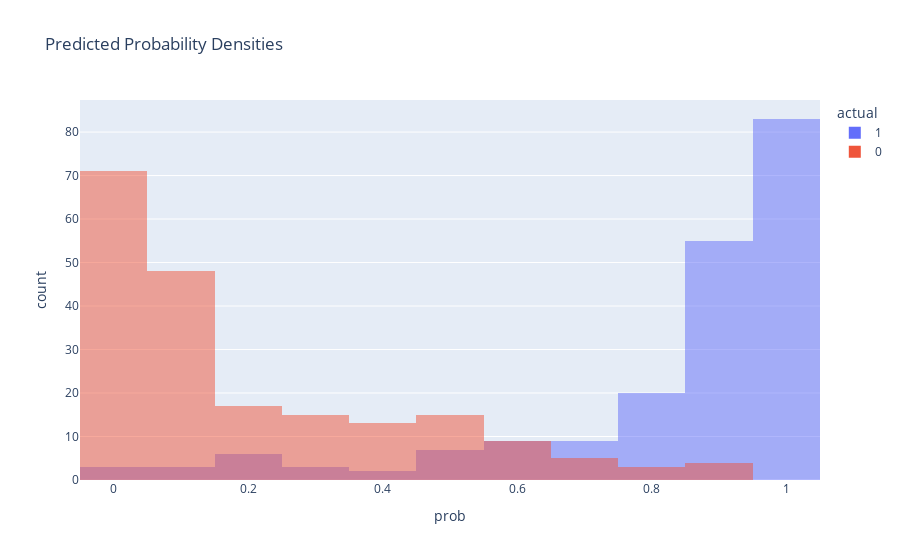

The code cell stored with this chart in its notebook:
### Code cell
# Predicted probability densities 
px.histogram(pred_val, x="prob", color="actual", opacity=0.5, barmode="overlay", title="Predicted Probability Densities")

### Figure 1 — Plotly figure (JSON) as saved in the notebook; plotly's stock layout.template omitted (floating-point values rounded to 4 significant figures; data arrays with more than 128 entries replaced by an {"elided": "..."} marker saying what was removed)
{"data": [{"alignmentgroup": "True", "bingroup": "x", "hovertemplate": "actual=1<br>prob=%{x}<br>count=%{y}<extra></extra>", "legendgroup": "1", "marker": {"color": "#636efa", "opacity": 0.5, "pattern": {"shape": ""}}, "name": "1", "offsetgroup": "1", "orientation": "v", "showlegend": true, "type": "histogram", "x": {"elided": "200 float values"}, "xaxis": "x", "yaxis": "y"}, {"alignmentgroup": "True", "bingroup": "x", "hovertemplate": "actual=0<br>prob=%{x}<br>count=%{y}<extra></extra>", "legendgroup": "0", "marker": {"color": "#EF553B", "opacity": 0.5, "pattern": {"shape": ""}}, "name": "0", "offsetgroup": "0", "orientation": "v", "showlegend": true, "type": "histogram", "x": {"elided": "200 float values"}, "xaxis": "x", "yaxis": "y"}], "layout": {"barmode": "overlay", "legend": {"title": {"text": "actual"}, "tracegroupgap": 0}, "title": {"text": "Predicted Probability Densities"}, "xaxis": {"anchor": "y", "domain": [0, 1], "title": {"text": "prob"}}, "yaxis": {"anchor": "x", "domain": [0, 1], "title": {"text": "count"}}}}
